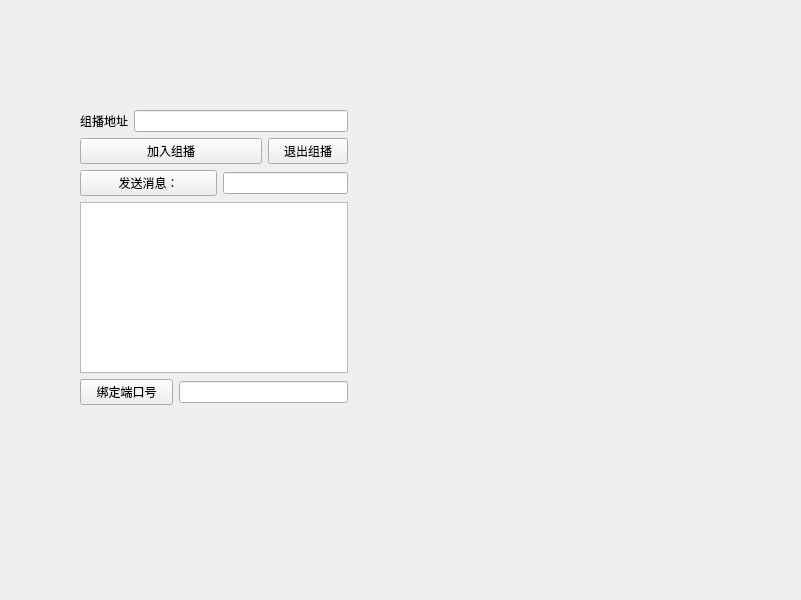
<?xml version="1.0" encoding="UTF-8"?>
<ui version="4.0">
 <class>Widget</class>
 <widget class="QWidget" name="Widget">
  <property name="geometry">
   <rect>
    <x>0</x>
    <y>0</y>
    <width>801</width>
    <height>600</height>
   </rect>
  </property>
  <property name="windowTitle">
   <string>Widget</string>
  </property>
  <widget class="QWidget" name="widget" native="true">
   <property name="geometry">
    <rect>
     <x>80</x>
     <y>110</y>
     <width>268</width>
     <height>295</height>
    </rect>
   </property>
   <layout class="QGridLayout" name="gridLayout">
    <item row="0" column="0">
     <widget class="QLabel" name="label">
      <property name="text">
       <string>组播地址</string>
      </property>
     </widget>
    </item>
    <item row="0" column="1" colspan="4">
     <widget class="QLineEdit" name="AdressEdit"/>
    </item>
    <item row="1" column="0" colspan="4">
     <widget class="QPushButton" name="JoinBtn">
      <property name="text">
       <string>加入组播</string>
      </property>
      <property name="iconSize">
       <size>
        <width>17</width>
        <height>6</height>
       </size>
      </property>
     </widget>
    </item>
    <item row="1" column="4">
     <widget class="QPushButton" name="UnjoinBtn">
      <property name="text">
       <string>退出组播</string>
      </property>
      <property name="iconSize">
       <size>
        <width>12</width>
        <height>12</height>
       </size>
      </property>
     </widget>
    </item>
    <item row="2" column="0" colspan="3">
     <widget class="QPushButton" name="SendBtn">
      <property name="text">
       <string>发送消息：</string>
      </property>
     </widget>
    </item>
    <item row="2" column="3" colspan="2">
     <widget class="QLineEdit" name="SendEdit"/>
    </item>
    <item row="3" column="0" colspan="5">
     <widget class="QTextEdit" name="SendText"/>
    </item>
    <item row="4" column="0" colspan="2">
     <widget class="QPushButton" name="pushButton">
      <property name="text">
       <string>绑定端口号</string>
      </property>
     </widget>
    </item>
    <item row="4" column="2" colspan="3">
     <widget class="QLineEdit" name="PortEdit"/>
    </item>
   </layout>
  </widget>
 </widget>
 <resources/>
 <connections/>
</ui>
